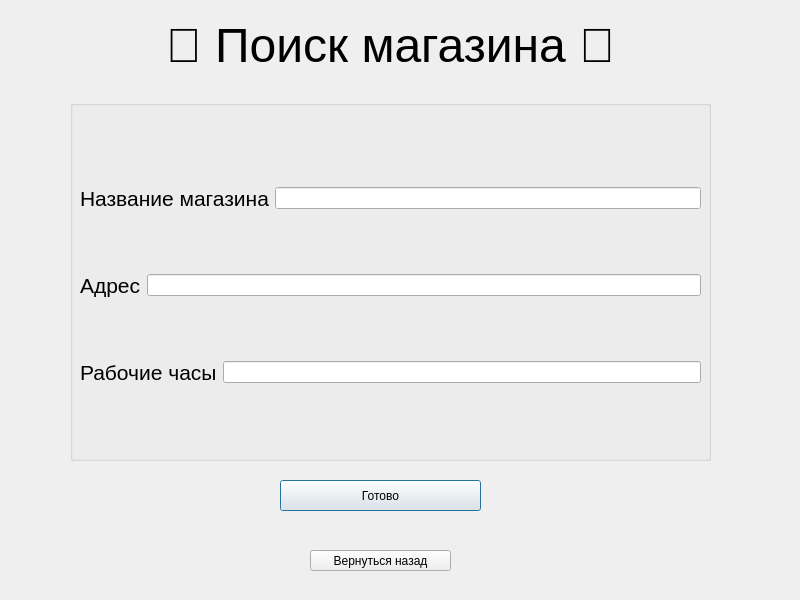
<?xml version="1.0" encoding="UTF-8"?>
<ui version="4.0">
 <class>findshop_admin</class>
 <widget class="QDialog" name="findshop_admin">
  <property name="geometry">
   <rect>
    <x>0</x>
    <y>0</y>
    <width>800</width>
    <height>600</height>
   </rect>
  </property>
  <property name="windowTitle">
   <string>Dialog</string>
  </property>
  <widget class="QPushButton" name="pushButton_2">
   <property name="geometry">
    <rect>
     <x>280</x>
     <y>480</y>
     <width>201</width>
     <height>31</height>
    </rect>
   </property>
   <property name="text">
    <string>Готово</string>
   </property>
  </widget>
  <widget class="QGroupBox" name="groupBox">
   <property name="geometry">
    <rect>
     <x>70</x>
     <y>100</y>
     <width>641</width>
     <height>361</height>
    </rect>
   </property>
   <property name="title">
    <string/>
   </property>
   <widget class="QWidget" name="layoutWidget_3">
    <property name="geometry">
     <rect>
      <x>10</x>
      <y>30</y>
      <width>621</width>
      <height>311</height>
     </rect>
    </property>
    <layout class="QVBoxLayout" name="verticalLayout_3">
     <item>
      <layout class="QHBoxLayout" name="horizontalLayout_7">
       <item>
        <widget class="QLabel" name="label_8">
         <property name="text">
          <string>&lt;html&gt;&lt;head/&gt;&lt;body&gt;&lt;p&gt;&lt;span style=&quot; font-size:16pt;&quot;&gt;Название магазина&lt;/span&gt;&lt;/p&gt;&lt;/body&gt;&lt;/html&gt;</string>
         </property>
        </widget>
       </item>
       <item>
        <widget class="QLineEdit" name="name_3"/>
       </item>
      </layout>
     </item>
     <item>
      <layout class="QHBoxLayout" name="horizontalLayout_8">
       <item>
        <widget class="QLabel" name="labe">
         <property name="text">
          <string>&lt;html&gt;&lt;head/&gt;&lt;body&gt;&lt;p&gt;&lt;span style=&quot; font-size:16pt;&quot;&gt;Адрес&lt;/span&gt;&lt;/p&gt;&lt;/body&gt;&lt;/html&gt;</string>
         </property>
        </widget>
       </item>
       <item>
        <widget class="QLineEdit" name="adress_3"/>
       </item>
      </layout>
     </item>
     <item>
      <layout class="QHBoxLayout" name="horizontalLayout_9">
       <item>
        <widget class="QLabel" name="label_10">
         <property name="text">
          <string>&lt;html&gt;&lt;head/&gt;&lt;body&gt;&lt;p&gt;&lt;span style=&quot; font-size:16pt;&quot;&gt;Рабочие часы&lt;/span&gt;&lt;/p&gt;&lt;/body&gt;&lt;/html&gt;</string>
         </property>
        </widget>
       </item>
       <item>
        <widget class="QLineEdit" name="workingtime_3"/>
       </item>
      </layout>
     </item>
    </layout>
   </widget>
  </widget>
  <widget class="QLabel" name="label">
   <property name="geometry">
    <rect>
     <x>80</x>
     <y>10</y>
     <width>621</width>
     <height>71</height>
    </rect>
   </property>
   <property name="text">
    <string>&lt;html&gt;&lt;head/&gt;&lt;body&gt;&lt;p align=&quot;center&quot;&gt;&lt;span style=&quot; font-size:36pt;&quot;&gt;🛒 Поиск магазина 🛒&lt;/span&gt;&lt;/p&gt;&lt;/body&gt;&lt;/html&gt;</string>
   </property>
  </widget>
  <widget class="QPushButton" name="pushButton">
   <property name="geometry">
    <rect>
     <x>310</x>
     <y>550</y>
     <width>141</width>
     <height>21</height>
    </rect>
   </property>
   <property name="text">
    <string>Вернуться назад</string>
   </property>
  </widget>
  <zorder>groupBox</zorder>
  <zorder>label</zorder>
  <zorder>pushButton</zorder>
  <zorder>pushButton_2</zorder>
 </widget>
 <resources/>
 <connections/>
</ui>
